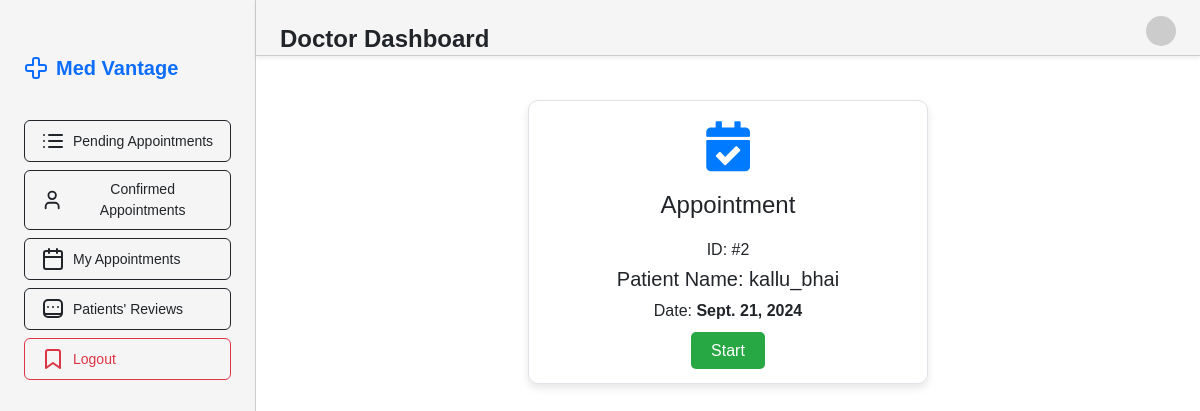
The page /dashboard-doctor/confirmed-appointments (signed in) on the database as committed earlier.
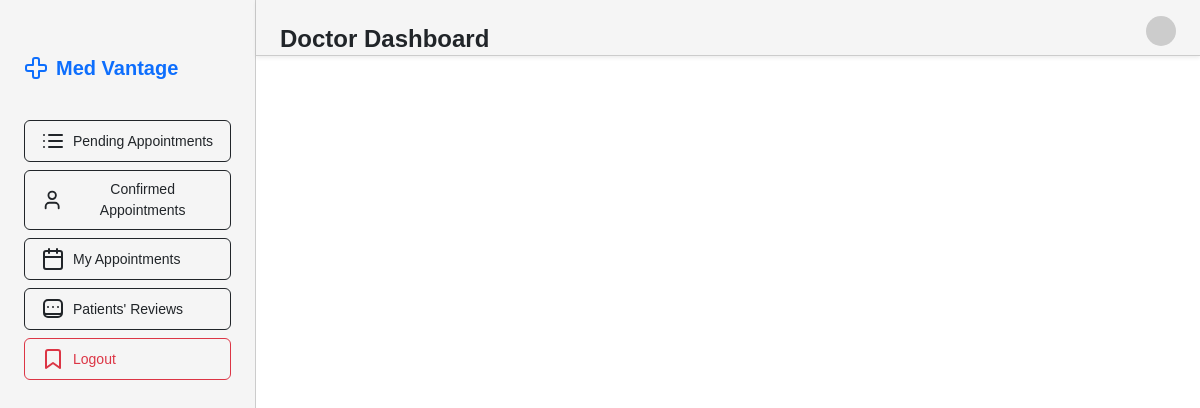
The same page on the database as committed later.
### core/models.py (models this page shows, shortened)
class Appointment(models.Model):
    patient = models.ForeignKey(User, on_delete=models.CASCADE, related_name="appointment_patient")
    doctor = models.ForeignKey(User, on_delete=models.CASCADE, related_name="appointment_doctor")
    date = models.DateField(default=date.today)  # Default to the current date
    time_slot = models.TimeField(default=time(9, 0))
    meeting_link = models.CharField(max_length=50, default="no")
    document = models.FileField(upload_to='media/reports', null=True, blank=True)
    prescription = models.TextField(default="", null=True, blank=True)
    fee = models.IntegerField(default=1000)
    review = models.TextField(null=True, blank=True, default="")
    rating = models.TextField(null=True, blank=True, default="")

### core/views.py (the view)
# urls.py: path('dashboard-doctor/confirmed-appointments',views.confirmed_appointments,name="confirmed_appointments"),
@login_required
@doctor_required
def confirmed_appointments(request):
    my_appointments=Appointment.objects.filter(doctor=request.user, prescription="").exclude(meeting_link="no")
    context={
        "appointments" : my_appointments
    }
    return render(request, 'confirmed_appointment.html',context)

### core/templates/confirmed_appointment.html (shortened to what this page needs)
{% extends "base_doc.html" %}
{% block content %}
<link rel="stylesheet" href="https://cdnjs.cloudflare.com/ajax/libs/font-awesome/5.15.4/css/all.min.css">
    <div class="container">
        {% for appointment in appointments %}
            {% if forloop.first %}<div class="row">{% endif %}
            <div class="col">
                <div class="container">
                    <div class="appointment-card">
                        <i class="appointment-icon fas fa-calendar-check"></i>
                        <h2 class="card-title">Appointment</h2>
                        <h6>ID: #{{appointment.id}}</h6>
                        <h5>Patient Name: {{appointment.patient.username}}</h5>
                        <p class="card-text">Date: <strong>{{appointment.date}}</strong></p>
                        <a href="./prescription/{{appointment.id}}" class="btn-confirm" style="text-decoration: none;">Start</a>
                    </div>
                </div>
            </div>
            {% if forloop.last %}</div>{% endif %}
        {% endfor %}
    </div>
{% endblock content %}

Rows that differ between the two databases and show on the page:
removed Appointment: id "2", patient.username "kallu_bhai", date "Sept. 21, 2024"
